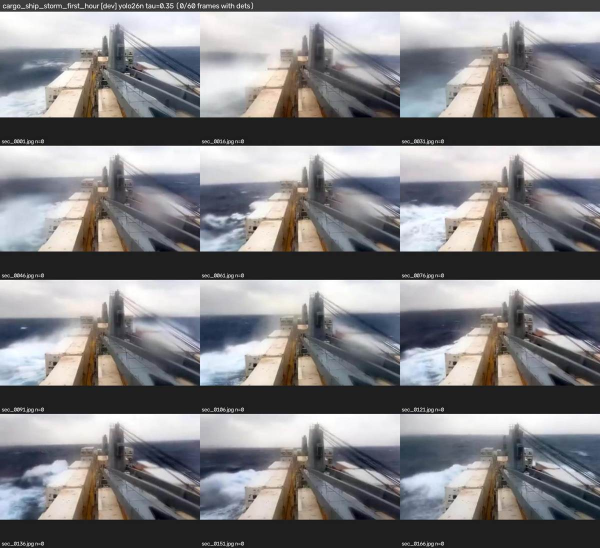
#> input picture edgeml/reports/B/clip_cargo_ship_storm_yolo26n.jpg, 1200 x 1096 px (shown at 1/2 size)
$ python -i annotate.py   (imports and definitions only)
#> lines starting #> are read from the running program, lines starting #| are printed output that depends on the picture
import json,subprocess,os,sys,base64,io,time,re,concurrent.futures as cf,urllib.request
from PIL import Image
P='qwiklabs-gcp-02-34a870014566'
# [1 line that did not run here, left out]
G=os.path.expanduser('~/genimg')
SCENE={'EO-P7':'harbor','IR-HE':'harbor','BY-12':'open','UAV-3':'aerial','SKY-1':'sky','SAR-7':'sat'}
POOLS={
 "harbor":["cargo ship","tanker","small boat","fishing vessel","warship","person","bird","buoy","helicopter","drone"],
 "open":["cargo ship","tanker","warship","submarine","fishing vessel","small boat","debris","bird","military aircraft","helicopter","marine mammal"],
 "aerial":["small boat","cargo ship","fishing vessel","warship","debris","person","submarine","tanker","marine mammal"],
 "sky":["civil aircraft","military aircraft","helicopter","drone","bird"],
 "sat":["cargo ship","tanker","warship","fishing vessel","small boat"],
}
URL=f'https://aiplatform.googleapis.com/v1/projects/{P}/locations/global/publishers/google/models/'+os.environ.get('MODEL','gemini-2.5-pro')+':generateContent'
def post(body):
  for i in range(6):
    try:
      r=urllib.request.Request(URL,data=json.dumps(body).encode(),headers={'Authorization':'Bearer '+TOK,'Content-Type':'application/json'})
      return json.load(urllib.request.urlopen(r,timeout=300))
    except Exception as e: print('retry',i,e,file=sys.stderr);time.sleep(5*(i+1))
  raise RuntimeError
def prep(fn):
  im=Image.open(fn).convert('RGB');w,h=im.size;tw=int(h*1.6)
#> in prep, im is the input picture: PIL image 1200x1096 RGB; mean R, G, B 130.2, 129.1, 131.4
#> after `w, h = im.size`: w = 1200; h = 1096
#> after `tw = int(h * 1.6)`: tw = 1753
  if tw<=w: l=(w-tw)//2; im=im.crop((l,0,l+tw,h))
  else: th=int(w/1.6); t=(h-th)//2; im=im.crop((0,t,w,t+th))
#> after `th = int(w / 1.6)`: th = 750
#> after `t = (h - th) // 2`: t = 173
#> after `im = im.crop((0, t, w, t + th))`:
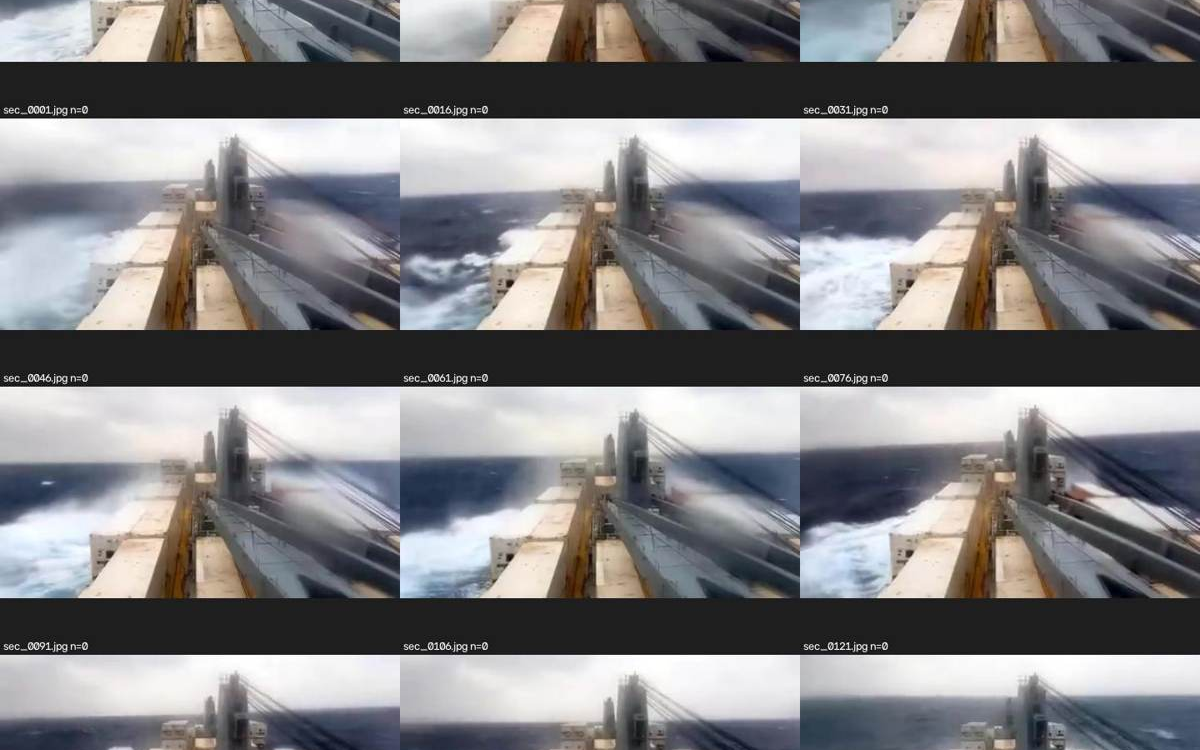
#> im: PIL image 1200x750 RGB; mean R, G, B 130.6, 129.3, 131.3
  return im.resize((960,600),Image.LANCZOS)
def ann(fn):
  base=os.path.basename(fn)[:-4]; src=base.rsplit('-',1)[0].upper(); scene=SCENE[src]
  out=f'{G}/final/{base}.jpg'; im=prep(fn); im.save(out,quality=82,optimize=True)
  buf=io.BytesIO(); im.save(buf,'JPEG',quality=90)
  cls=POOLS[scene]
  prompt=("You are labeling a synthetic surveillance image for an object detector. Detect every clearly visible object of these classes: "+", ".join(cls)+
   ". 'small boat' = launches, RIBs, motorboats, skiffs; 'warship' = navy gray combatants; 'person' = person in the water; 'marine mammal' = whales, orcas, dolphins (body, back, tail fluke or blow). Ignore objects tinier than about 1% of the image width, cranes, buildings, land and the camera housing. "
   "Each box must tightly enclose the whole object along its full length, whatever its orientation. Return a JSON array of objects {\"label\": <one of the classes exactly>, \"box_2d\": [ymin, xmin, ymax, xmax]} with coordinates normalized to 0-1000. Return [] if none. At most 6 objects, largest/most important first.")
  for att in range(4):
   d=post({'contents':[{'role':'user','parts':[{'inlineData':{'mimeType':'image/jpeg','data':base64.b64encode(buf.getvalue()).decode()}},{'text':prompt}]}],
           'generationConfig':dict({'responseMimeType':'application/json','temperature':0,'maxOutputTokens':4096},**({'thinkingConfig':{'thinkingBudget':0}} if 'flash' in os.environ.get('MODEL','') else {}))})
   txt=''.join(p.get('text','') for p in d['candidates'][0]['content']['parts'])
   try: objs=json.loads(txt); break
   except Exception as e: print('badjson',base,e,file=sys.stderr)
  else: print('skip',base,'(no valid JSON; keeping previous entry)',file=sys.stderr); return None
  dets=[]
  for o in objs:
    if not isinstance(o,dict) or o.get('label') not in cls or len(o.get('box_2d') or [])!=4: continue
    y0,x0,y1,x1=o['box_2d']
    b={'x':round(x0/1000*480,1),'y':round(y0/1000*300,1),'w':round((x1-x0)/1000*480,1),'h':round((y1-y0)/1000*300,1)}
    if b['w']<3 or b['h']<3: continue
    dets.append({'cls':o['label'],'b':b})
  print(base,[d['cls'] for d in dets],flush=True)
  return {'file':f'imagery/{base}.jpg','src':src,'dets':dets[:6]}
# [1 line not run here, left out]
# [1 line that did not run here, left out]
if len(sys.argv)>1: files=[f for f in files if any(a in f for a in sys.argv[1:])]
prev={}
# [5 lines not run here, left out]

>>> result = prep('../../edgeml/reports/B/clip_cargo_ship_storm_yolo26n.jpg')

$ run again, on edgeml/reports/B/seaships_dev_dfine-n_worst_fp.jpg
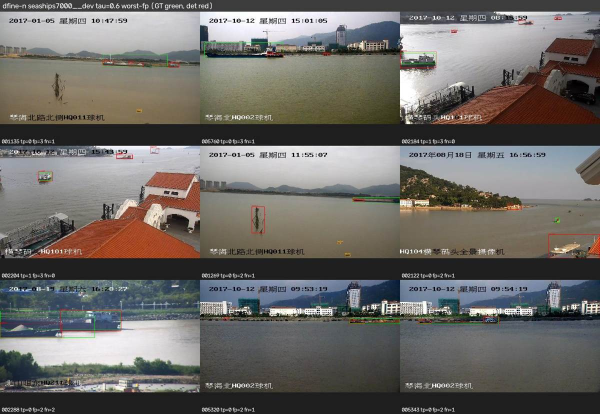
#> input picture edgeml/reports/B/seaships_dev_dfine-n_worst_fp.jpg, 1200 x 828 px (shown at 1/2 size)
#> in prep, im is the input picture: PIL image 1200x828 RGB; mean R, G, B 108.7, 106, 102.3
#> in prep, `im = im.crop((0, t, w, t + th))`:
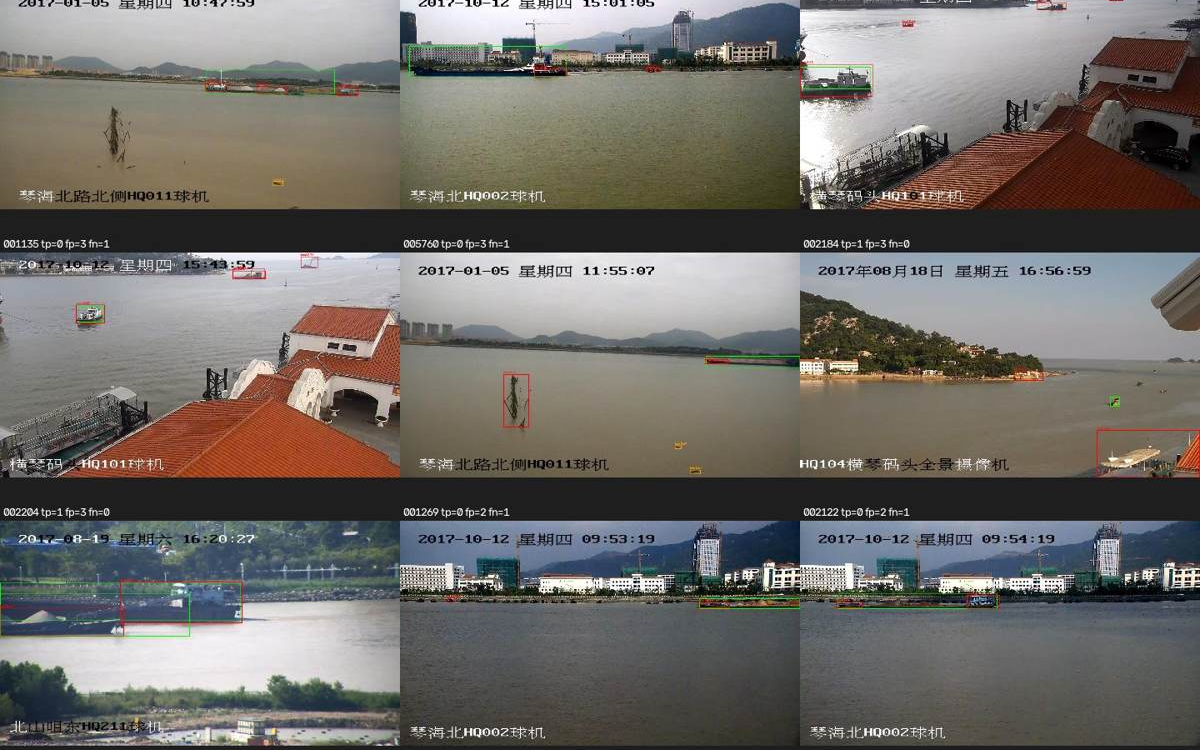
#> im: PIL image 1200x750 RGB; mean R, G, B 112.2, 109.2, 105

$ run again, on edgeml/reports/B/seaships_dev_yolo11n_worst_fn.jpg
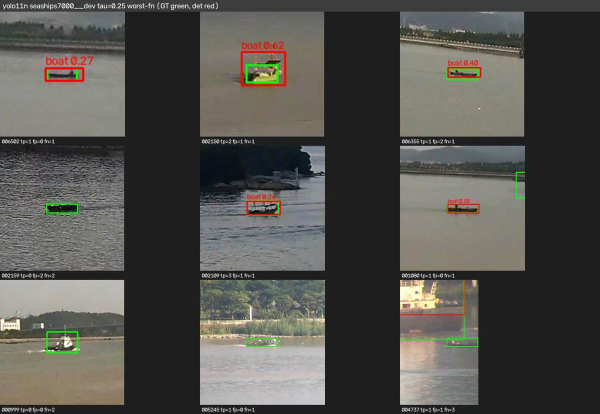
#> input picture edgeml/reports/B/seaships_dev_yolo11n_worst_fn.jpg, 1200 x 828 px (shown at 1/2 size)
#> in prep, im is the input picture: PIL image 1200x828 RGB; mean R, G, B 82.5, 81.4, 76.7
#> in prep, `im = im.crop((0, t, w, t + th))`:
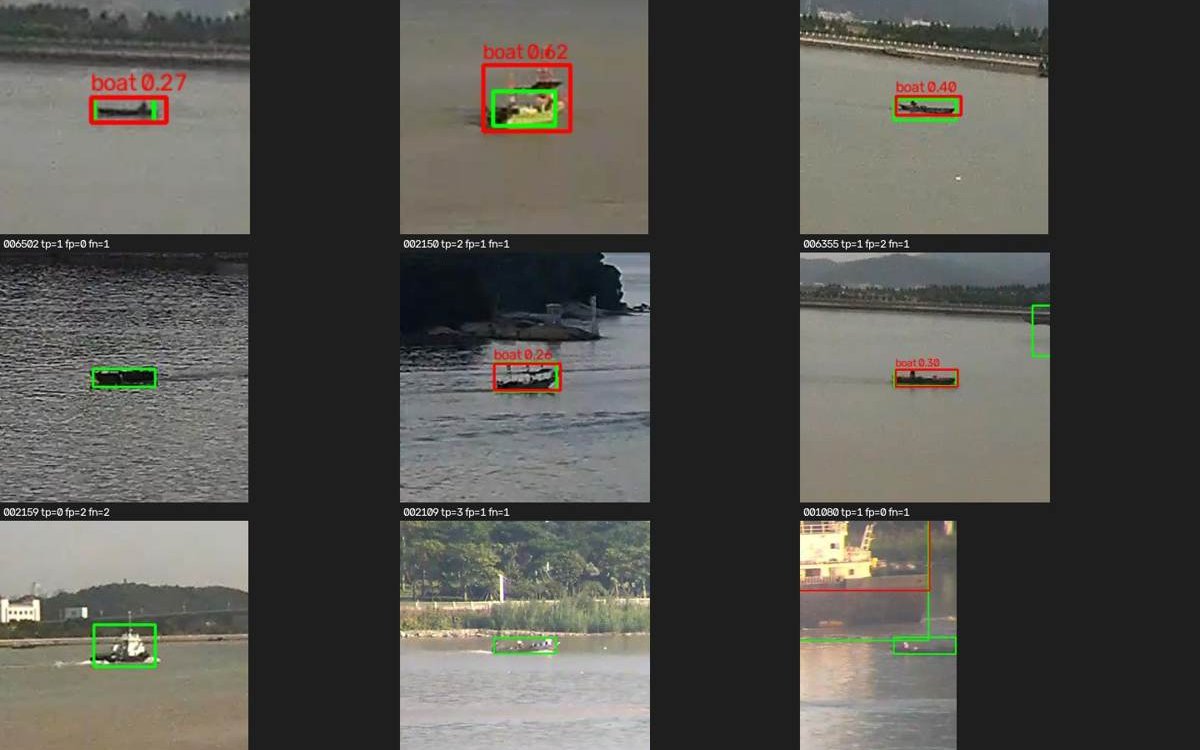
#> im: PIL image 1200x750 RGB; mean R, G, B 83.5, 82.3, 77.3

$ run again, on edgeml/reports/B/smd_dev_yolo11n_worst_fp.jpg
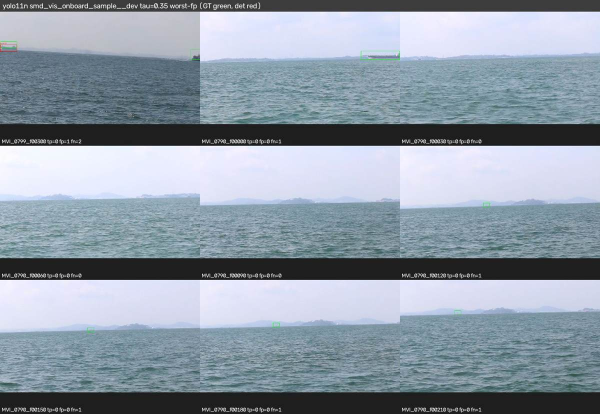
#> input picture edgeml/reports/B/smd_dev_yolo11n_worst_fp.jpg, 1200 x 828 px (shown at 1/2 size)
#> in prep, im is the input picture: PIL image 1200x828 RGB; mean R, G, B 141.6, 153.4, 165.7
#> in prep, `im = im.crop((0, t, w, t + th))`:
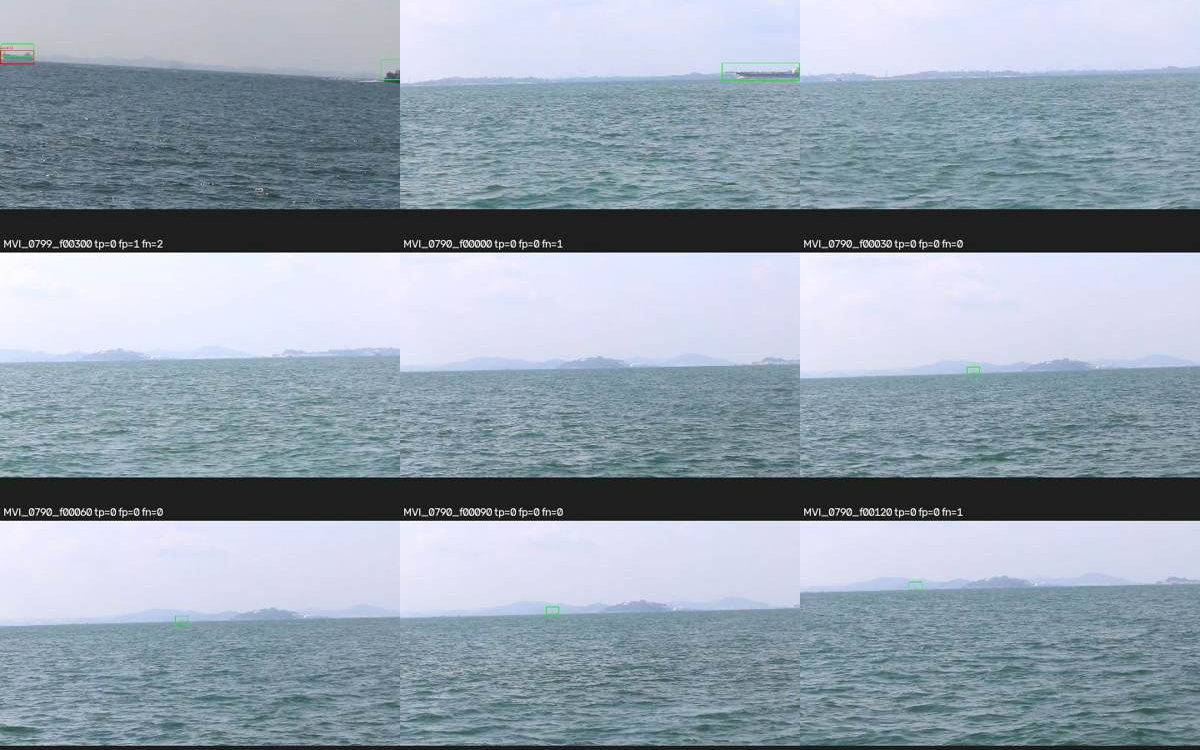
#> im: PIL image 1200x750 RGB; mean R, G, B 147.6, 160.6, 173.8
